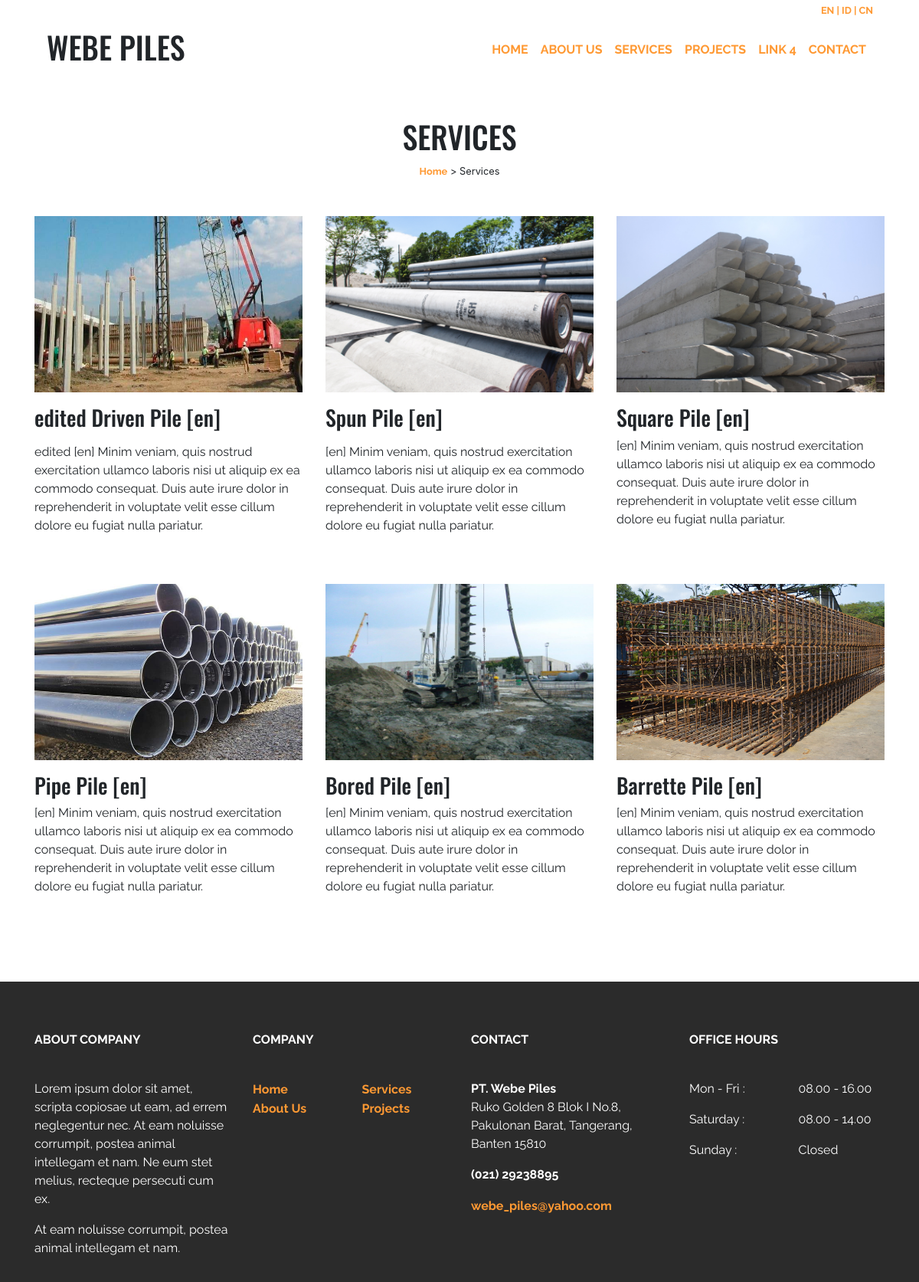
/services.php, run on the app's committed database.
### tables this page shows
CREATE TABLE `layanan` (
  `id_layanan` int(11) NOT NULL,
  `nama_layanan` varchar(30) NOT NULL,
  `deskripsi_layanan` text NOT NULL,
  `gambar_layanan` varchar(200) NOT NULL,
  `bahasa_layanan` varchar(2) DEFAULT NULL
);

### services.php (the view, shortened to what this page needs)
<!doctype html>
<html lang="en">
  <?php include ('fungsi/koneksi.php'); ?>
  <body>
    <div class="container-fluid sticky-top menu">
        <div class="container">
        </div>
    </div>
    <div class="container">
    	<div class="row text-center">
            <div class="col">
                <h1 class="mt-5" style="text-transform: uppercase;">Services</h1>
                <small>
                    <a href="home.php">Home</a> > Services
                </small>
            </div>
        </div>
        <div class="row my-5">
            <?php
                $layanan = "SELECT * FROM layanan WHERE bahasa_layanan = 'en'";
                $hasil_layanan = mysqli_query($koneksi, $layanan);
                $i = 0;
                while ($row_layanan = mysqli_fetch_array($hasil_layanan, MYSQLI_ASSOC)) {
            ?>
            <div class="col-md-4">
                <img class="image-fluid" style="width: 100%; height: 230px;" src="<?php echo $row_layanan['gambar_layanan']; ?>">
                <h3 class="mt-3"><?php echo $row_layanan['nama_layanan']; ?></h3>
                <p><?php echo $row_layanan['deskripsi_layanan']; ?></p>
            </div>
            <?php
              $i++;
              if ($i % 3 == 0) {
                echo '</div><div class="row my-5">';
              }
            ?>
            <?php } ?>
        </div>
    </div>
  </body>
</html>

### style.css (style rules this page uses)
h1, h2, h3 { font-family: 'Oswald', sans-serif; }
h4, p, a, address { font-family: 'Raleway', sans-serif; }
a { font-weight: bold; color: #ff9933; }
.menu { background-color: #fff; }
footer { background-color: #2b2b2b; }
footer p { color: #fff; }

### data on the page
layanan: gambar_layanan (picture), nama_layanan "edited Driven Pile [en]", deskripsi_layanan "edited [en] Minim veniam, quis nostrud exercitation ullamco laboris nisi ut aliquip ex ea commodo consequat. Duis aute irure dolor in reprehenderit in voluptate velit esse cillum dolore eu fugiat nulla pariatur."
layanan: gambar_layanan (picture), nama_layanan "Spun Pile [en]", deskripsi_layanan "[en] Minim veniam, quis nostrud exercitation ullamco laboris nisi ut aliquip ex ea commodo consequat. Duis aute irure dolor in reprehenderit in voluptate velit esse cillum dolore eu fugiat nulla pariatur."
layanan: gambar_layanan (picture), nama_layanan "Square Pile [en]", deskripsi_layanan "[en] Minim veniam, quis nostrud exercitation ullamco laboris nisi ut aliquip ex ea commodo consequat. Duis aute irure dolor in reprehenderit in voluptate velit esse cillum dolore eu fugiat nulla pariatur."
layanan: gambar_layanan (picture), nama_layanan "Pipe Pile [en]", deskripsi_layanan "[en] Minim veniam, quis nostrud exercitation ullamco laboris nisi ut aliquip ex ea commodo consequat. Duis aute irure dolor in reprehenderit in voluptate velit esse cillum dolore eu fugiat nulla pariatur."
layanan: gambar_layanan (picture), nama_layanan "Bored Pile [en]", deskripsi_layanan "[en] Minim veniam, quis nostrud exercitation ullamco laboris nisi ut aliquip ex ea commodo consequat. Duis aute irure dolor in reprehenderit in voluptate velit esse cillum dolore eu fugiat nulla pariatur."
layanan: gambar_layanan (picture), nama_layanan "Barrette Pile [en]", deskripsi_layanan "[en] Minim veniam, quis nostrud exercitation ullamco laboris nisi ut aliquip ex ea commodo consequat. Duis aute irure dolor in reprehenderit in voluptate velit esse cillum dolore eu fugiat nulla pariatur."
